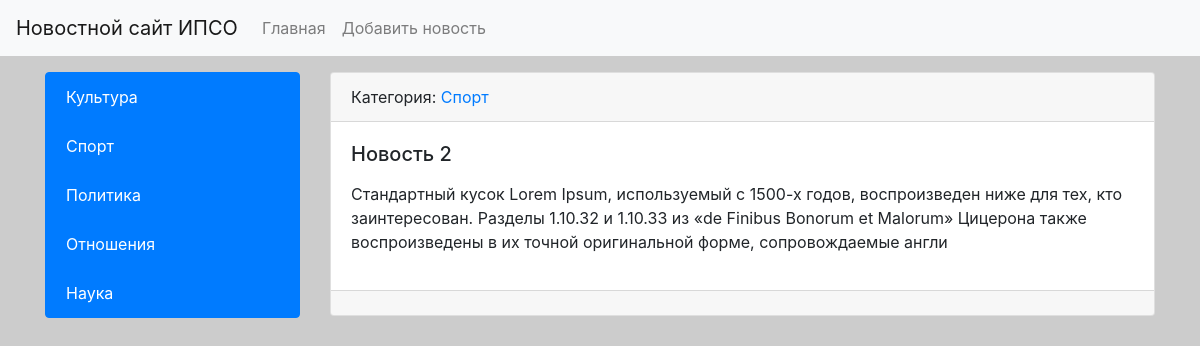
Screenshot of /news/2/ with the database file from the repository.
### news/models.py (models this page shows, shortened)
class Category(models.Model):
    title = models.CharField(max_length=50, db_index=True, verbose_name='Наименование категорий')
    verbose_name = 'Категория'
    verbose_name_plural = 'Категории'
    ordering = ['title' ]
    def get_absolute_url(self):
        return reverse('category', kwargs={'category_id': self.pk})
    def __str__(self):
        return self.title

class News(models.Model):
    title = models.CharField(max_length=150, verbose_name='Наименование')
    content = models.TextField(blank=True, max_length=250, verbose_name='Контент')
    created_at = models.DateTimeField(auto_now_add=True, verbose_name='Дата создания')
    updated_at = models.DateTimeField(auto_now=True, verbose_name='Дата редактора')
    photo = models.ImageField(blank=True, upload_to='photos/%Y/%m/%d/', verbose_name='Фото')
    is_published = models.BooleanField(default=True, verbose_name='Публикация')
    category = models.ForeignKey('Category', on_delete=models.PROTECT, verbose_name='Категория')
    class Meta:
        verbose_name = 'Новость'
        verbose_name_plural = 'Новости'
        ordering = ['-title']

### news/views.py (the view)
# urls.py: path('news/<int:pk>/', ViewNews.as_view(), name='views_news'),
class ViewNews(DetailView):
    model = News
    context_object_name = 'news_item'

### news/templatetags/news_tags.py (called while the page is built)
@register.inclusion_tag('news/list_categories.html')
def show_categories(arg1='hello', arg2='word'):
    categories = Category.objects.all()
    return {"categories": categories, 'arg1': arg1, 'arg2': arg2}

### news/templates/news/news_detail.html (shortened to what this page needs)
{% extends 'base.html' %}
{% block sidebar %}
{% include 'inc/_sidebar.html' %}
{% endblock %}
{% block content %}
<div class="card mb-3">
    <div class="card-header">
        Категория: <a href="{{ news_item.category.get_absolute_url }}">{{ news_item.category }}</a>
    </div>
    <div class="card-body">
        <h5 class="card-title">{{ news_item.title }}</h5>
        <p class="card-text">{{ news_item.content|safe|linebreaks }}</p>
    </div>
    <div class="card-footer text-muted">
    </div>
</div>
{% endblock %}

### templates/base.html (shortened to what this page needs)
<!doctype html>
{% load static %}
<html lang="ru">
<head>
    <link rel="stylesheet" href="{% static 'bootstrap/css/bootstrap.min.css' %}">
    <link rel="stylesheet" href="{% static 'css/style.css' %}">
</head>
<body>
{% include 'inc/_nav.html' %}
<div class="container mt-3">
    <div class="row">
        <div class="col-md-3">
            {% block sidebar %} sidebar {% endblock %}
        </div>
        <div class="col-md-9">
            {% block content %} content {% endblock %}
        </div>
    </div>
</div>
</body>
</html>

### templates/inc/_nav.html (shortened to what this page needs)
<nav class="navbar navbar-expand-lg navbar-light bg-light">
    <a class="navbar-brand" href="{% url 'home' %}">Новостной сайт ИПСО</a>
    <div class="collapse navbar-collapse" id="navbarSupportedContent">
        <ul class="navbar-nav mr-auto">
            <li class="nav-item"><a class="nav-link" href="{% url 'home' %}">Главная</a></li>
            <li class="nav-item"><a class="nav-link" href="{% url 'add_news' %}">Добавить новость</a></li>
        </ul>
    </div>
</nav>

### templates/inc/_sidebar.html (shortened to what this page needs)
{% load news_tags %}
{% show_categories %}

### news/templates/news/list_categories.html
<div class="list-group">
    {% for item in categories %}
    <a href="{{ item.get_absolute_url }}" class="list-group-item list-group-item-action active">
        {{ item.title }}
    </a>
    {% endfor %}
</div>

### my_site/static/css/style.css (style rules this page uses)
body { background-color: #ccc; }

### rows the page displays
Category: title "Культура"
Category: title "Спорт"
Category: title "Политика"
Category: title "Отношения"
Category: title "Наука"
News: category "Спорт", title "Новость 2", content "Стандартный кусок Lorem Ipsum, используемый с 1500-х годов, воспроизведен ниже для тех, кто заинтересован. Разделы 1.10.32 и 1.10.33 из «de Finibus Bonorum et Malorum» Цицерона также воспроизведены в их точной оригинальной форме, сопровождаемые англи"
